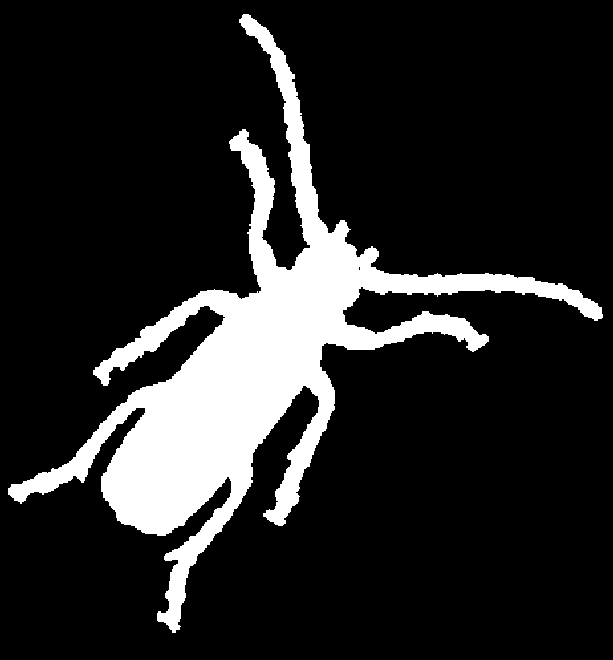
%> input picture Pic/binary_img/binary (5).gif, 613 x 660 px
$ octave Proj5_3.m   (GNU Octave 9; MATLAB toolbox functions it lacks are replaced by stand-ins)
%> lines starting %> are read from the running program, lines starting %| are printed output that depends on the picture; in (x1, y1, x2, y2) boxes, pixels count from 0 and x2, y2 are one past the last pixel; in counts of white or black regions, pixels touching at a corner belong together; the program's own positions count from 1
im = (imread('/Pic/binary_img/binary (5).gif'));
%> im is the input picture: size 660x613 uint8; 15% white; 1 white region, box (x1, y1, x2, y2) and area: (8, 14, 603, 633) 60690
[M, N] = size(im);
%> M = 660; N = 613
subplot(1, 3, 1);
imshow(im);
A = ([im([1:M], [1:N]) & im([1, 1:M - 1], :) & im([2:M, M], :) & im(:, [1, 1:N - 1]) & im(:, [2:N, N])]);
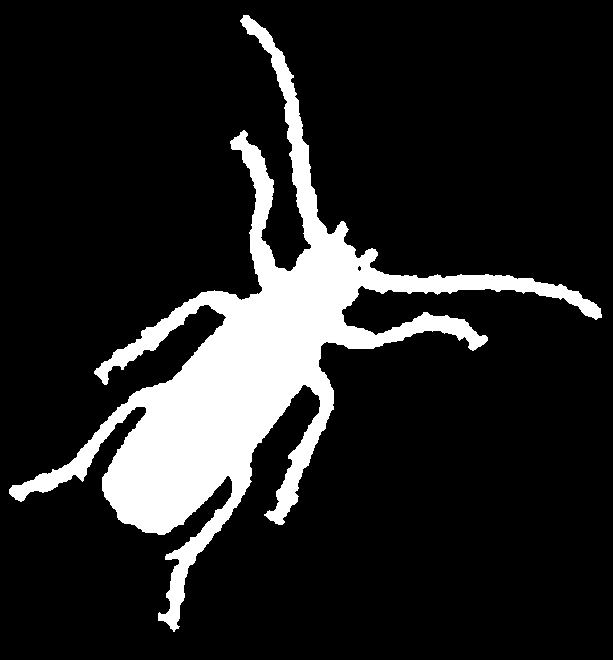
%> A: size 660x613 logical; 14% white; 1 white region, box (x1, y1, x2, y2) and area: (9, 15, 602, 632) 56593
A = ([A([1:M], [1:N]) & A([1, 1:M - 1], :) & A([2:M, M], :) & A(:, [1, 1:N - 1]) & A(:, [2:N, N])]);
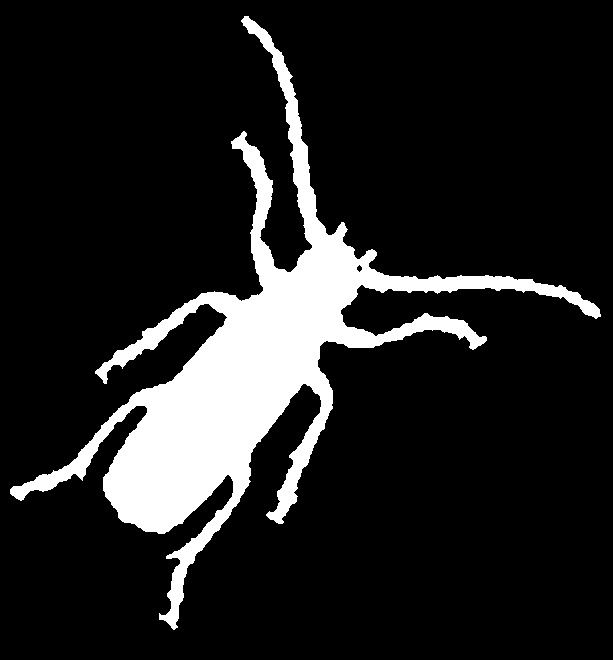
%> A: size 660x613 logical; 13.1% white; 1 white region, box (x1, y1, x2, y2) and area: (10, 16, 601, 630) 52861
A = ([A([1:M], [1:N]) & A([1, 1:M - 1], :) & A([2:M, M], :) & A(:, [1, 1:N - 1]) & A(:, [2:N, N])]);
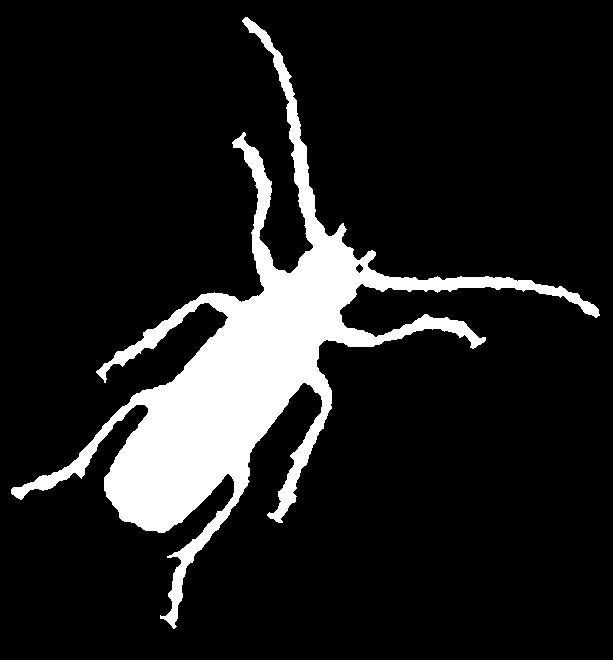
%> A: size 660x613 logical; 12.2% white; 1 white region, box (x1, y1, x2, y2) and area: (11, 17, 600, 629) 49253
subplot(1, 3, 2);
imshow(A);
A = ([A([1:M], [1:N]) | A([1, 1:M - 1], :) | A([2:M, M], :) | A(:, [1, 1:N - 1]) | A(:, [2:N, N])]);
%> A: size 660x613 logical; 13% white; 1 white region, box (x1, y1, x2, y2) and area: (10, 16, 601, 630) 52788
A = ([A([1:M], [1:N]) | A([1, 1:M - 1], :) | A([2:M, M], :) | A(:, [1, 1:N - 1]) | A(:, [2:N, N])]);
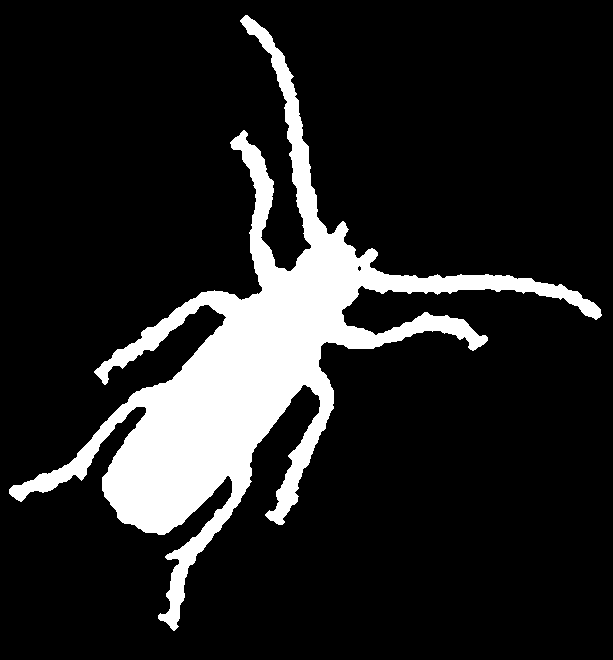
%> A: size 660x613 logical; 13.9% white; 1 white region, box (x1, y1, x2, y2) and area: (9, 15, 602, 631) 56323
A = ([A([1:M], [1:N]) | A([1, 1:M - 1], :) | A([2:M, M], :) | A(:, [1, 1:N - 1]) | A(:, [2:N, N])]);
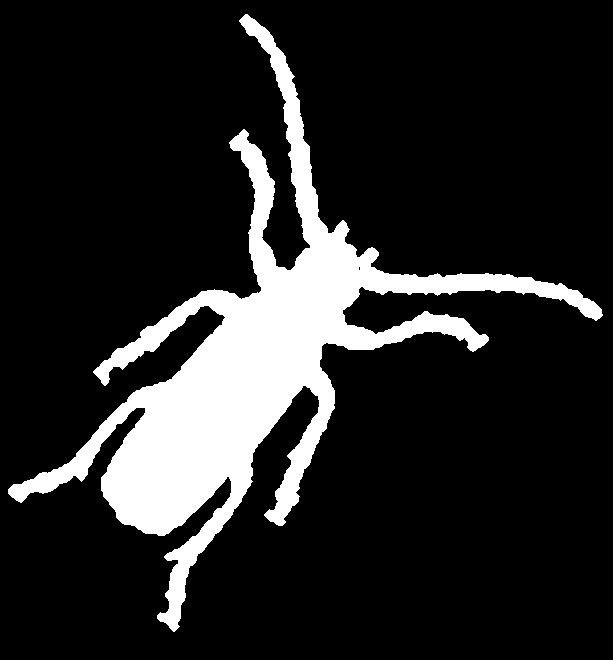
%> A: size 660x613 logical; 14.8% white; 1 white region, box (x1, y1, x2, y2) and area: (8, 14, 603, 632) 59858
subplot(1, 3, 3);
imshow(A);
